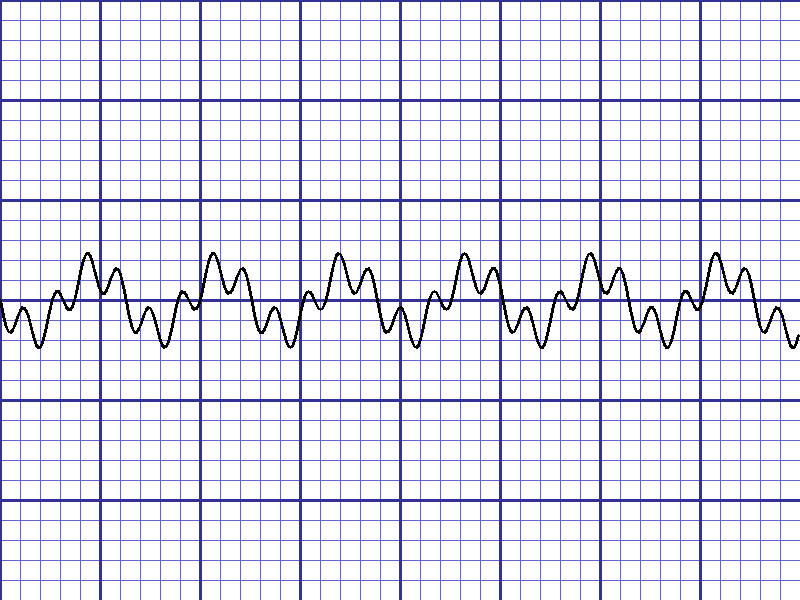
#> input picture functions_python/sample_ecg.png, 800 x 600 px
$ python -i fft_grid_reconstruction.py   (imports and definitions only)
#> lines starting #> are read from the running program, lines starting #| are printed output that depends on the picture
"""
FFT-Based Grid Reconstruction Module
Reconstructs missing grid sections using frequency analysis

Can reconstruct grid even if 40-60% is missing!
Uses frequency domain to find periodic patterns
"""

import numpy as np
import cv2
from typing import Dict, List, Tuple, Optional
from scipy import signal


class FFTGridReconstructor:
    """
    FFT-Based Grid Reconstruction for ECG Images

    Purpose: Reconstruct missing grid sections using frequency analysis

    Advantage: Can reconstruct grid even if 40-60% is missing!
    """

    def __init__(self, frequency_threshold: float = 0.5, min_frequency_peaks: int = 2):
        """
        Initialize FFT Grid Reconstructor

        Args:
            frequency_threshold: Threshold for identifying grid frequencies (default: 0.5)
            min_frequency_peaks: Minimum number of frequency peaks to consider (default: 2)
        """
        self.frequency_threshold = frequency_threshold
        self.min_frequency_peaks = min_frequency_peaks

    def reconstruct(self, image: np.ndarray) -> Dict:
        """
        Reconstruct grid using FFT analysis

        Args:
            image: Input image (grayscale)

        Returns:
            Dictionary with reconstructed grid
        """
        # Convert to grayscale if needed
        if len(image.shape) == 3:
            gray = cv2.cvtColor(image, cv2.COLOR_BGR2GRAY)
        else:
            gray = image.copy()

        # Step 1: Transform to frequency domain
        frequency_analysis = self._analyze_frequencies(gray)

        # Step 2: Identify grid frequency peaks
        grid_frequencies = self._identify_grid_frequencies(frequency_analysis)

        # Step 3: Reconstruct grid from frequencies
        reconstructed_grid = self._reconstruct_from_frequencies(
            gray, grid_frequencies, frequency_analysis
        )

        # Step 4: Validate reconstruction
        validation = self._validate_reconstruction(reconstructed_grid, gray)

        return {
            'reconstructed_grid': reconstructed_grid,
            'grid_frequencies': grid_frequencies,
            'frequency_analysis': frequency_analysis,
            'validation': validation,
            'original_image': gray
        }

    def _analyze_frequencies(self, image: np.ndarray) -> Dict:
        """
        Transform image to frequency domain and analyze

        Args:
            image: Grayscale image

        Returns:
            Dictionary with frequency analysis results
        """
        # Apply FFT
        f = np.fft.fft2(image)
        fshift = np.fft.fftshift(f)

        # Calculate magnitude spectrum
        magnitude = np.abs(fshift)
        magnitude_log = np.log(magnitude + 1)  # Log scale for visualization

        # Get frequency axes
        h, w = image.shape
        freq_x = np.fft.fftshift(np.fft.fftfreq(w))
        freq_y = np.fft.fftshift(np.fft.fftfreq(h))

        return {
            'fft': fshift,
            'magnitude': magnitude,
            'magnitude_log': magnitude_log,
            'freq_x': freq_x,
            'freq_y': freq_y,
            'image_shape': (h, w)
        }

    def _identify_grid_frequencies(self, freq_analysis: Dict) -> Dict:
        """
        Identify grid frequency peaks from FFT spectrum

        Args:
            freq_analysis: Frequency analysis results

        Returns:
            Dictionary with identified grid frequencies
        """
        magnitude = freq_analysis['magnitude']
        freq_x = freq_analysis['freq_x']
        freq_y = freq_analysis['freq_y']

        h, w = freq_analysis['image_shape']

        # Find peaks in frequency spectrum
        # Grid creates periodic peaks (bright spots) at specific frequencies

        # Analyze horizontal frequency (vertical grid lines)
        # Project magnitude onto x-axis (horizontal frequencies)
        h_projection = np.sum(magnitude, axis=0)
        h_peaks, _ = signal.find_peaks(h_projection,
                                       height=np.max(h_projection) * self.frequency_threshold)

        # Analyze vertical frequency (horizontal grid lines)
        # Project magnitude onto y-axis (vertical frequencies)
        v_projection = np.sum(magnitude, axis=1)
        v_peaks, _ = signal.find_peaks(v_projection,
                                       height=np.max(v_projection) * self.frequency_threshold)

        # Extract dominant frequencies
        horizontal_frequencies = []
        if len(h_peaks) >= self.min_frequency_peaks:
            # Get top frequencies
            peak_values = h_projection[h_peaks]
            top_indices = np.argsort(peak_values)[-self.min_frequency_peaks:]
            horizontal_frequencies = [float(freq_x[h_peaks[i]]) for i in top_indices]

        vertical_frequencies = []
        if len(v_peaks) >= self.min_frequency_peaks:
            # Get top frequencies
            peak_values = v_projection[v_peaks]
            top_indices = np.argsort(peak_values)[-self.min_frequency_peaks:]
            vertical_frequencies = [float(freq_y[v_peaks[i]]) for i in top_indices]

        return {
            'horizontal_frequencies': horizontal_frequencies,
            'vertical_frequencies': vertical_frequencies,
            'num_horizontal_peaks': len(horizontal_frequencies),
            'num_vertical_peaks': len(vertical_frequencies),
            'horizontal_peaks': h_peaks.tolist(),
            'vertical_peaks': v_peaks.tolist()
        }

    def _reconstruct_from_frequencies(self, image: np.ndarray,
                                     grid_frequencies: Dict,
                                     freq_analysis: Dict) -> np.ndarray:
        """
        Reconstruct perfect grid from identified frequencies

        Args:
            image: Original image
            grid_frequencies: Identified grid frequencies
            freq_analysis: Frequency analysis results

        Returns:
            Reconstructed grid image
        """
        h, w = image.shape
        reconstructed = np.zeros_like(image, dtype=np.float32)

        # Create grid pattern from frequencies
        # For each identified frequency, create a periodic pattern

        horizontal_freqs = grid_frequencies['horizontal_frequencies']
        vertical_freqs = grid_frequencies['vertical_frequencies']

        # Create coordinate grids
        x = np.arange(w)
        y = np.arange(h)
        X, Y = np.meshgrid(x, y)

        # Reconstruct horizontal lines (vertical frequency)
        if vertical_freqs:
            for freq in vertical_freqs:
                # Convert frequency to spatial period
                if abs(freq) > 1e-10:  # Avoid division by zero
                    period = 1.0 / abs(freq)
                    # Create periodic pattern
                    pattern = np.sin(2 * np.pi * Y / period)
                    # Threshold to create lines
                    lines = (np.abs(pattern) > 0.9).astype(np.float32)
                    reconstructed = np.maximum(reconstructed, lines * 255)

        # Reconstruct vertical lines (horizontal frequency)
        if horizontal_freqs:
            for freq in horizontal_freqs:
                # Convert frequency to spatial period
                if abs(freq) > 1e-10:  # Avoid division by zero
                    period = 1.0 / abs(freq)
                    # Create periodic pattern
                    pattern = np.sin(2 * np.pi * X / period)
                    # Threshold to create lines
                    lines = (np.abs(pattern) > 0.9).astype(np.float32)
                    reconstructed = np.maximum(reconstructed, lines * 255)

        # Convert to uint8
        reconstructed = np.clip(reconstructed, 0, 255).astype(np.uint8)

        return reconstructed

    def _validate_reconstruction(self, reconstructed: np.ndarray,
                                original: np.ndarray) -> Dict:
        """
        Validate reconstructed grid quality

        Args:
            reconstructed: Reconstructed grid image
            original: Original image

        Returns:
            Validation results
        """
        # Check if reconstruction has structure
        reconstructed_std = np.std(reconstructed)
        original_std = np.std(original)

        # Check if reconstruction has lines
        # Apply Canny edge detection
        edges = cv2.Canny(reconstructed, 50, 150)
        edge_count = np.sum(edges > 0)

        # Validation thresholds
        min_edge_count = original.shape[0] * original.shape[1] * 0.01  # 1% of pixels

        valid = edge_count > min_edge_count and reconstructed_std > 10

        return {
            'valid': valid,
            'edge_count': int(edge_count),
            'min_edge_count': int(min_edge_count),
            'reconstructed_std': float(reconstructed_std),
            'original_std': float(original_std),
            'message': 'Grid reconstruction successful' if valid
                      else 'Grid reconstruction failed - insufficient structure detected'
        }


# Convenience function
def reconstruct_grid_fft(image: np.ndarray, **kwargs) -> Dict:
    """
    Convenience function to reconstruct grid using FFT

    Args:
        image: Input image
        **kwargs: Additional arguments for FFT reconstructor

    Returns:
        Reconstruction results
    """
    reconstructor = FFTGridReconstructor(**kwargs)
    return reconstructor.reconstruct(image)

>>> import cv2
>>> picture = cv2.imread('../sample_ecg.png')
#> picture is the input picture: shape (600, 800, 3); mean B, G, R 241.6, 228.6, 228.6
>>> result = FFTGridReconstructor().reconstruct(picture)
#> in reconstruct, `gray = cv2.cvtColor(image, cv2.COLOR_BGR2GRAY)`:
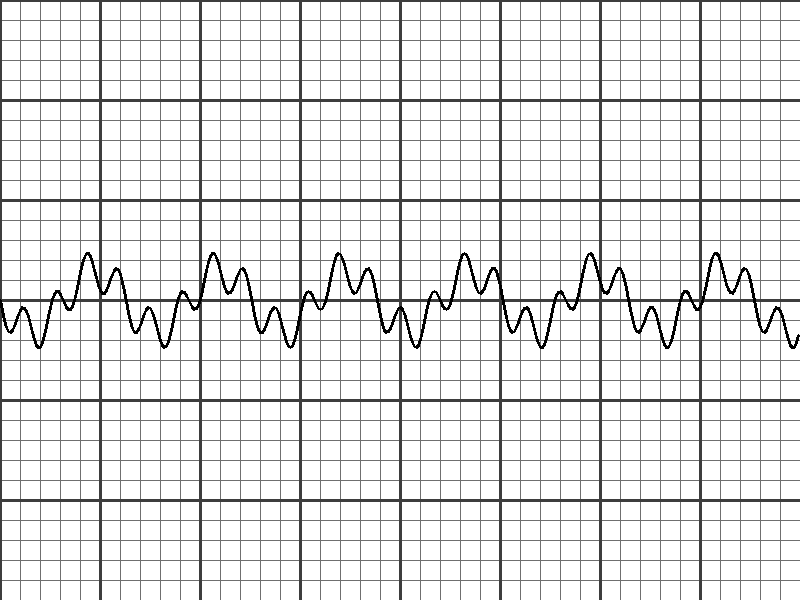
#> gray: shape (600, 800); min 0, max 255, mean 230
#> in _analyze_frequencies, `magnitude_log = np.log(magnitude + 1)`:
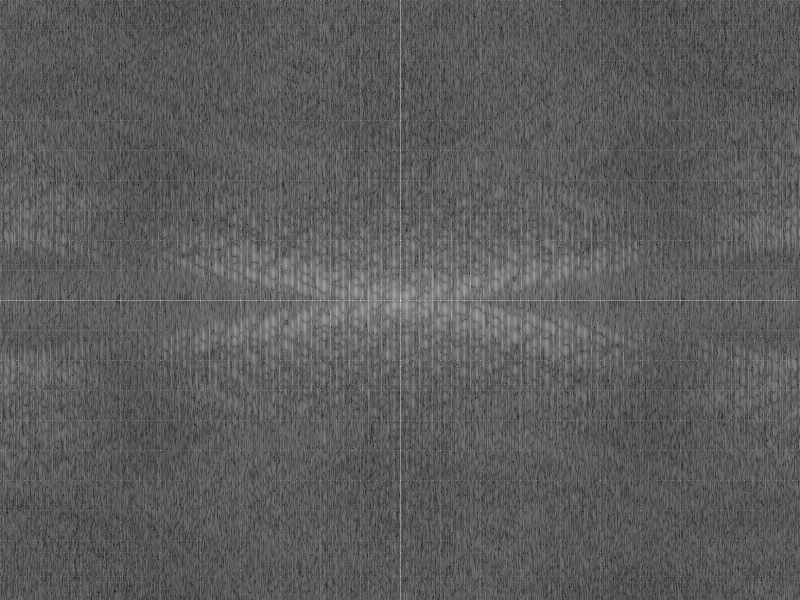
#> magnitude_log: shape (600, 800) float64; min 2.84, max 18.52, mean 8.55; drawn with min black and max white
#> in reconstruct, `frequency_analysis = self._analyze_frequencies(gray)`: frequency_analysis = 6 items
#> in _identify_grid_frequencies, `freq_x = freq_analysis['freq_x']`: freq_x = 800 values from -0.5 to 0.499
#> in _identify_grid_frequencies, `freq_y = freq_analysis['freq_y']`: freq_y = 600 values from -0.5 to 0.498
#> in _identify_grid_frequencies, `h, w = freq_analysis['image_shape']`: h = 600; w = 800
#> in _identify_grid_frequencies, `h_projection = np.sum(magnitude, axis=0)`: h_projection = 800 values, max 339264404.7 at index 400, min 2218200.2 at index 129, mean 5911942.5
#> in _identify_grid_frequencies, `h_peaks, _ = signal.find_peaks(h_projection, height=np.max(h_projectio..`: h_peaks = [400]
#> in _identify_grid_frequencies, `v_projection = np.sum(magnitude, axis=1)`: v_projection = 600 values, max 335712543.6 at index 300, min 3490141.3 at index 11, mean 7882590
#> in _identify_grid_frequencies, `v_peaks, _ = signal.find_peaks(v_projection, height=np.max(v_projectio..`: v_peaks = [300]
#> in reconstruct, `grid_frequencies = self._identify_grid_frequencies(frequency_analysis)`: grid_frequencies = {'horizontal_frequencies': [], 'vertical_frequencies': [], 'num_horizontal_peaks': 0, 'num_vertical_peaks': 0, 'horizontal_peaks': [400], 'vertical_peaks': [300]}
#> in _reconstruct_from_frequencies, `horizontal_freqs = grid_frequencies['horizontal_frequencies']`: horizontal_freqs = []
#> in reconstruct, `reconstructed_grid = self._reconstruct_from_frequencies( gray, grid_fr..`: reconstructed_grid: shape (600, 800); every value is 0
#> in _validate_reconstruction, `reconstructed_std = np.std(reconstructed)`: reconstructed_std = 0
#> in _validate_reconstruction, `original_std = np.std(original)`: original_std = 62.35
#> in _validate_reconstruction, `edge_count = np.sum(edges > 0)`: edge_count = 0
#> in _validate_reconstruction, `valid = edge_count > min_edge_count and reconstructed_std > 10`: valid = False
#> in reconstruct, `validation = self._validate_reconstruction(reconstructed_grid, gray)`: validation = 6 items
#> result = 5 items
